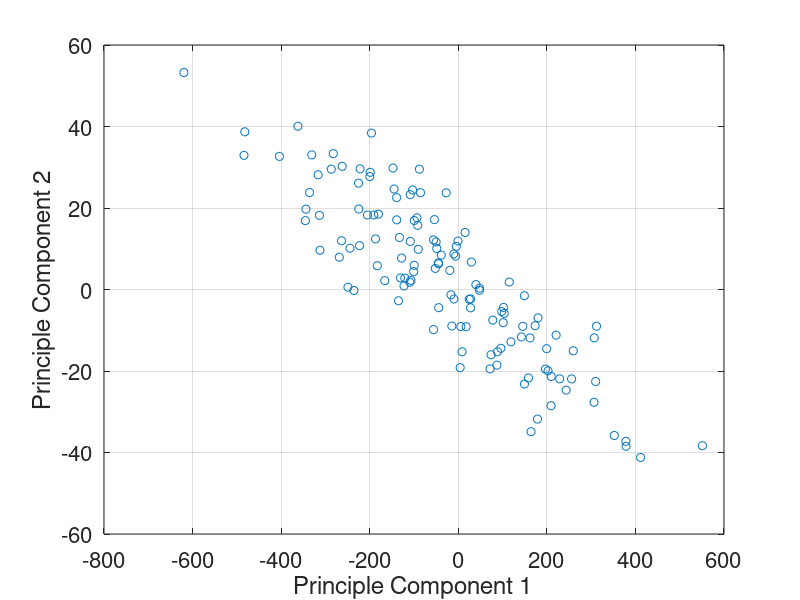
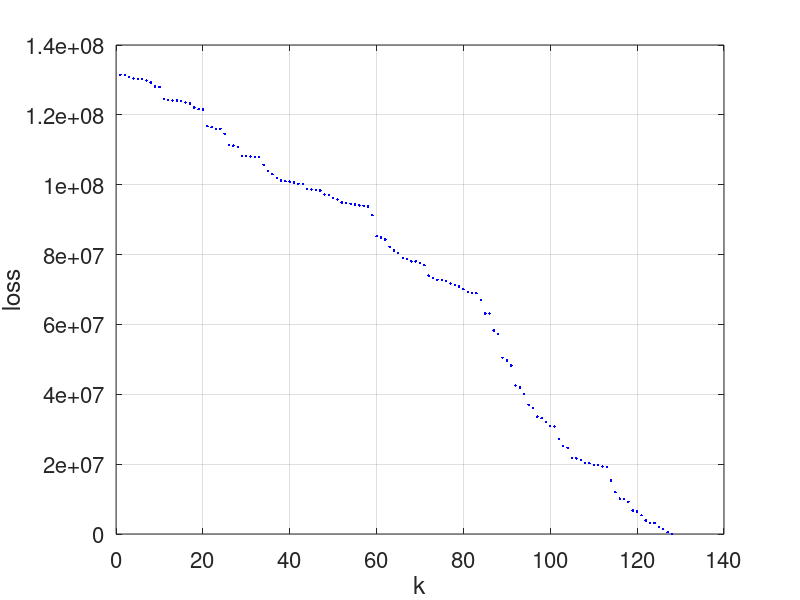

These figures' MATLAB source, in order:
%% PCA EXAMPLE
% J. Macoskey - 11.28.17

% Generate Gaussian distributed zero-mean K-dimensional dataset
K = 128;
X = normrnd(0,1,K,K);

% Increase variance along two random dimensions
dims = randi([1 K],2,1);
X(dims(1),:) = X(dims(1),:).*1000;
X(dims(2),:) = X(dims(2),:).*250;

% Calculate covarince matrix and take eigenvalue decomposition
C = (1/K).*X*X';
[U,S] = eig(C);

% Construct optimal P with first two eigenvectors of C
Uk = U(1:2,:);
P = Uk'*Uk;

% Check data loss with 2-dimensional approximation of dataset
err = norm(P*X-X,'fro').^2;

% Calculate k-dimensional representation of X
Y = Uk*X;
figure(1), clf
plot(Y(1,:),Y(2,:),'o')
xlabel 'Principle Component 1'
ylabel 'Principle Component 2'
set(gca,'FontSize',16)
grid on

% Iterate through k-dimensional representations to see information loss
figure(2), clf
for k = 1:length(X)
    Uk = U(1:k,:);
    P = Uk'*Uk;
    err = norm(P*X-X,'fro').^2;
    plot(k,err,'b.'), hold on
end
% set(gca,'yscale','log')
xlabel 'k'
ylabel 'loss'
set(gca,'FontSize',16)
grid on